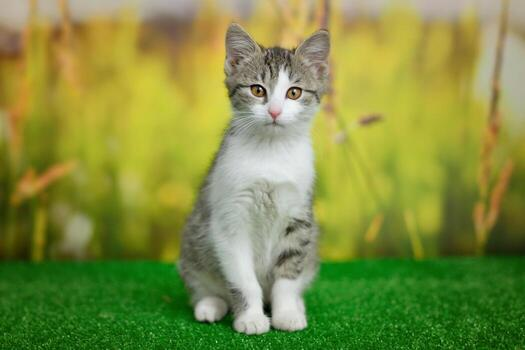
#> input picture img.jpg, 525 x 350 px
$ python -i prewitt.py   (imports and definitions only)   (older library calls are emulated)
#> lines starting #> are read from the running program, lines starting #| are printed output that depends on the picture
#> further down, picture is the input picture: shape (350, 525, 3); mean B, G, R 66.2, 142.5, 129.8
import cv2
import numpy as np


def Prewitt(img):
    gray = cv2.cvtColor(img, cv2.COLOR_BGR2GRAY)
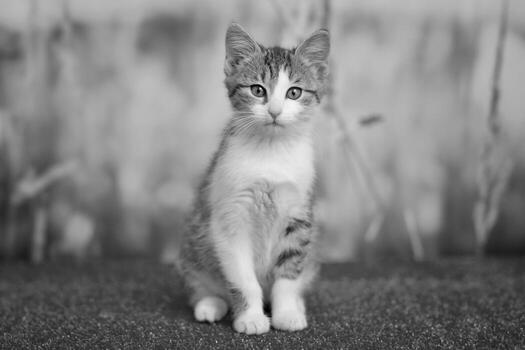
#> gray: shape (350, 525); min 0, max 249, mean 130
    kernel_x = np.array([[-1, 0, 1], [-1, 0, 1], [-1, 0, 1]], dtype=np.float32)
    kernel_y = np.array([[-1, -1, -1], [0, 0, 0], [1, 1, 1]], dtype=np.float32)
    grad_x = cv2.filter2D(gray, cv2.CV_64F, kernel_x)
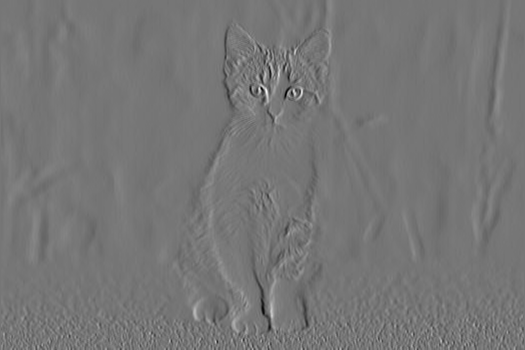
#> grad_x: shape (350, 525) float64; min -452, max 521, mean 0.2; drawn with min black and max white
    grad_y = cv2.filter2D(gray, cv2.CV_64F, kernel_y)
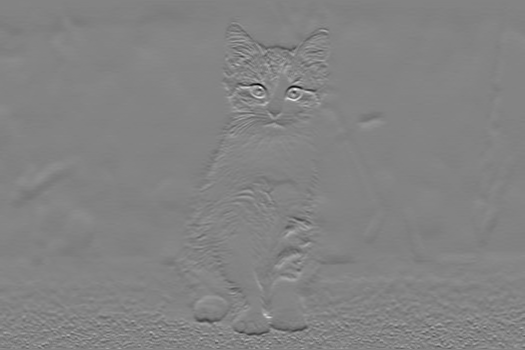
#> grad_y: shape (350, 525) float64; min -581, max 544, mean -1.9; drawn with min black and max white

    grad_x = np.uint8(np.absolute(grad_x))
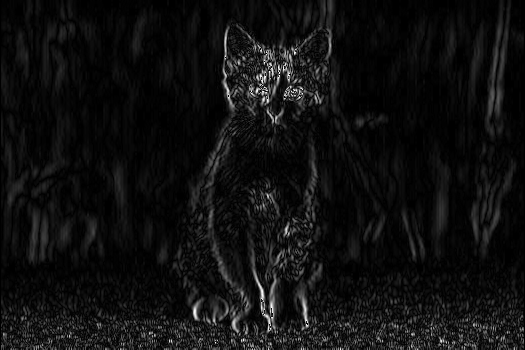
#> grad_x: shape (350, 525); min 0, max 255, mean 15.5
    grad_y = np.uint8(np.absolute(grad_y))
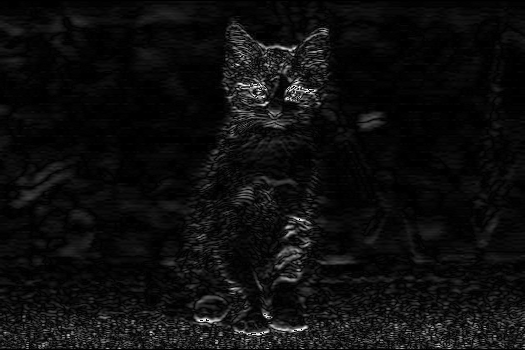
#> grad_y: shape (350, 525); min 0, max 255, mean 13.7

    prewitt_combined = cv2.bitwise_or(grad_x, grad_y)
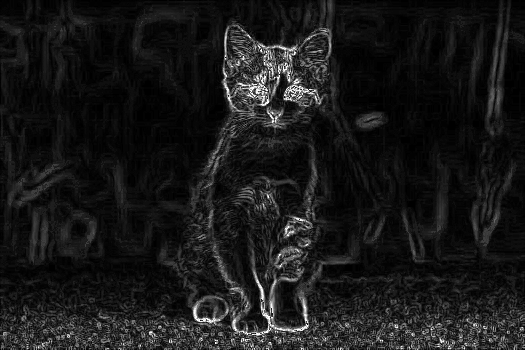
#> prewitt_combined: shape (350, 525); min 0, max 255, mean 24.6
    prewitt_combined_bgr = cv2.cvtColor(prewitt_combined, cv2.COLOR_GRAY2BGR)
    sharpened = cv2.add(img, prewitt_combined_bgr)
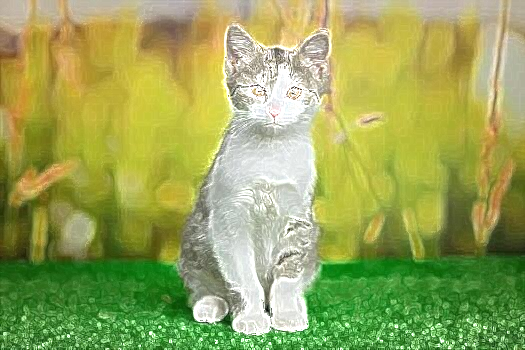
#> sharpened: shape (350, 525, 3); mean B, G, R 90, 165.9, 153.3

    return sharpened

>>> import cv2
>>> picture = cv2.imread('../../img.jpg')
>>> result = Prewitt(picture)
